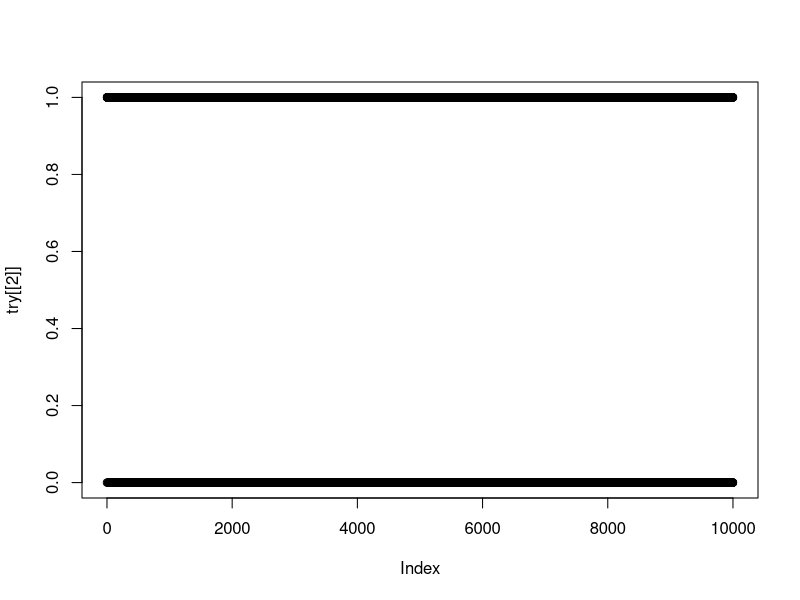
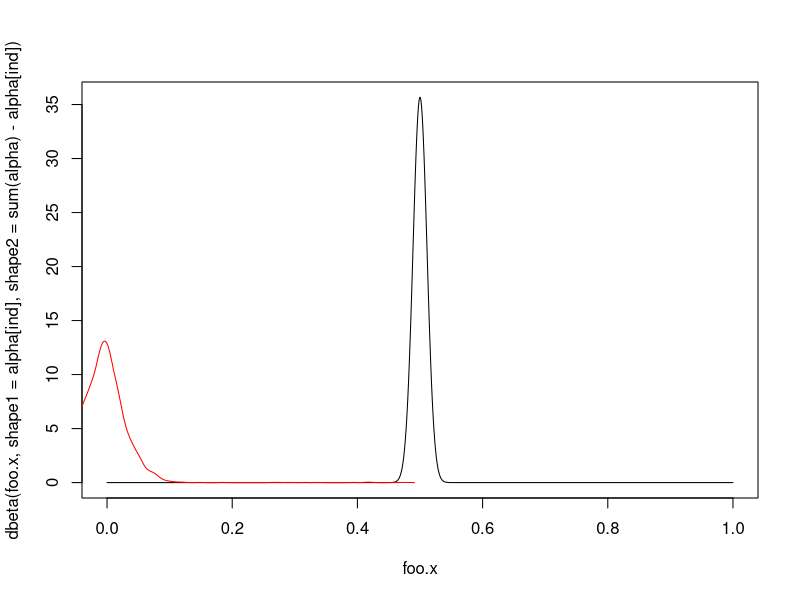
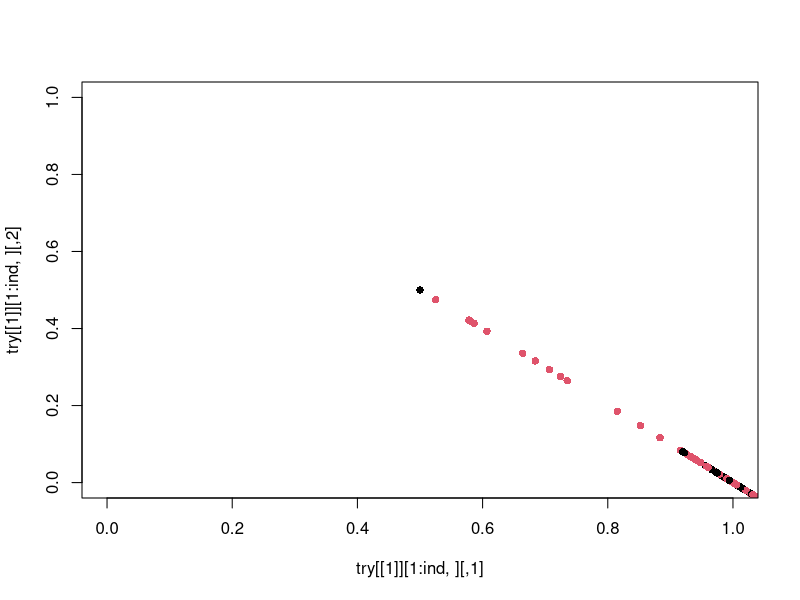
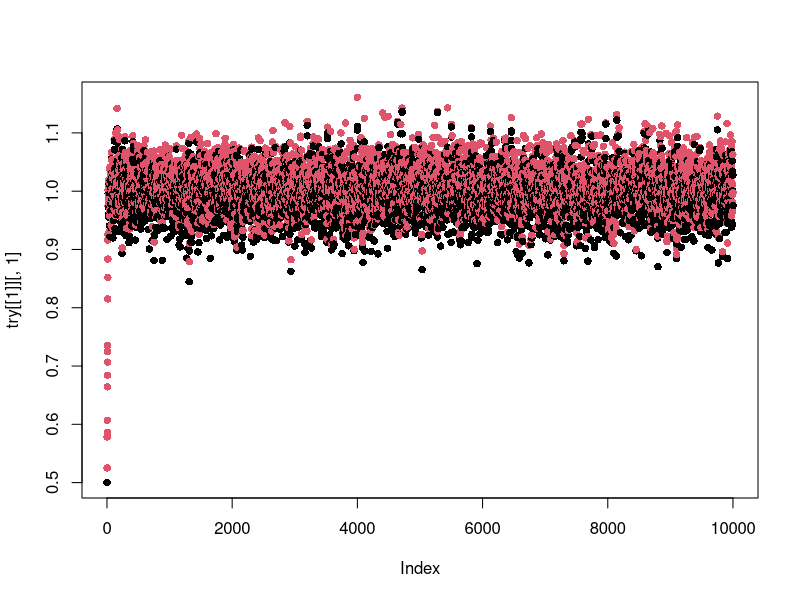

These figures' R source, in order:
###AugUBA for Simplex
set.seed(123)

##Dimesion of the supprt
d = 2

#Parameters of Dirichlet Distribution
nl = rep(1000, d)#c(1e5,10,10,rep(0,8))
al= rep(1 , d) 
alpha <- al + nl
#eps = 1e-10

##Calculate projection 
projsplx = function(u)
{
  ##Initialize
  y = sort(u)
  n = length(y)
  t = numeric(n-1)
  i = n-1
  
  ##Calculating t_hat
  while(i>= 1)
  {
    #Calculate t_i for i>=1
    t[i] = (sum(y[(i+1):n]) - 1)/(n-i)
    if(t[i] >= y[i])
    {
      t_hat = t[i]
      x = ifelse((u - t_hat) >0 , (u- t_hat) , 0)
      return(x)
    }
    else
    {
      #decrement
      i = i - 1
    }
  }
  
  #Calculate t_hat for i==0
  t_hat = (sum(y)-1)/n
  x = ifelse((u - t_hat) >0 , (u - t_hat) , 0)
  return(x)
  
}


##Calculate augmented drift
aug_drift = function(x)
{
  u = projsplx(x)
  
  u.sub <- u[1:(d-1)]
  x.sub <- x[1:(d-1)]
  
  dlogf = (nl+al -1)/x.sub
  rtn = ifelse( u.sub - x.sub == 0 , dlogf , sign(u.sub - x.sub)*Inf)
  return(rtn)
}

##Calculate probability function 
aug_probf = function(u , dt, v)
{
  mu = aug_drift(u)
  temp = -sqrt(2*dt)*v*mu
  return(1/(1 + exp(temp)))
}


###Preconditioning matrix 
###Calculate preconditioning matrix
C = function(x)
{
  u = projsplx(x)
  u.sub <- u[1:(d-1)]
  x.sub <- x[1:(d-1)]
  s = matrix(u.sub - x.sub , nrow = length(u.sub) , ncol = 1)
  
  #Projection matrix
  den = t(s)%*%s
  den = den[1,1]
  
  foo = prod(s==0)
  #foo = prod(s < eps)
  count = 0
  if(foo>0)
  {
    I = diag(1,nrow =  d-1, ncol = d-1)
    rtn = I
    count = count + 1
  }else{
    P = s%*% t(s)
    P = P/den
    rtn = P 
  }
  return(list(rtn ,count))
}

###AugUBA
aug_UBA = function(x0,dt,N)
{
  x = matrix(0 ,nrow = N, ncol= d)
  
  #initializing the first row 
  x[1 , ] = x0
  ind = rep(FALSE, N)
  counter = 0
  for( i in 2: N)
  {
    v = rnorm(d-1)
    U = runif(d-1)
    prob = aug_probf(u = x[(i-1), ], dt = dt , v = v)
    v = ifelse(U<= prob , v, -v)
    pack = C(x[(i-1), ])
    mat = pack[[1]]
    temp = pack[[2]]
    if(temp ==1)
    {
      counter = counter + 1
      ind[i] = TRUE
    }
    x[i, -d] = x[(i-1), -d] + sqrt(2*dt)*mat%*%v
    x[i , d] = 1 - sum(x[i, -d]) #Using the dirichlet constraint
    #print(sum(x[i,]))
    if(i%% 1e3 ==0)
    {
      print(i)
    }
    
  } 
  return(list(x , ind, counter))
}

x0 = rep(1/d, d)
N <- 1e4
try = aug_UBA(x0, dt = .001 , N = N) 
c = try[[3]]
r = 1 - c/N
r
plot(try[[2]])

try1 = try[[1]]
out = try1[try[[2]] ,]

#plot(out , main = r)


# plot(density(out[,1]) , main = paste('X1, r = ',r))
# plot(density(out[,2]) , main = paste('X2, r = ',r) )
# print('r')
# r

foo.x <- seq(0,1, length = 1e3)
ind <- 2
plot(foo.x, dbeta(foo.x, shape1 = alpha[ind], shape2 = sum(alpha) - alpha[ind]), type = 'l')
lines(density(out[,ind]) , main = paste('X1, r = ',r), col = "red")

ind <- 100
plot(try[[1]][1:ind, ], col = try[[2]][1:ind] + 1, pch = 16, xlim = c(0,1), ylim = c(0,1))

plot(try[[1]][,1], col = try[[2]]+1, pch = 16)
